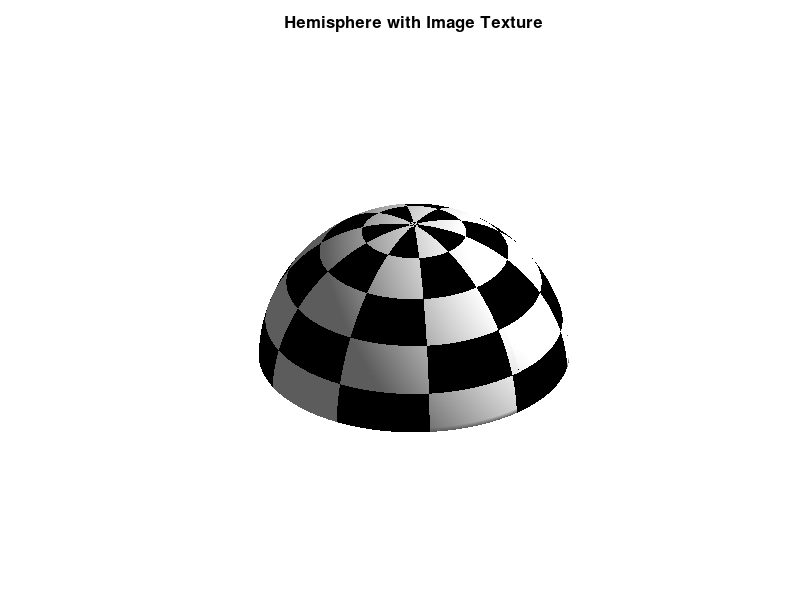

The MATLAB script that drew this image:
%% EF 105 MATLAB Plotting Example: Hemisphere with Image Texture
% This script creates a 3D hemisphere (upper half of a sphere) and maps an
% image texture onto it. If 'stars.jpg' is not found, a default MATLAB
% image ('peppers.png') is used automatically.

% Clean up workspace and environment
clear; close all; clc; format compact;

%% Parameters
radius  = 5;       % Radius of the sphere (R)
quality = 100;     % Mesh resolution (higher = smoother surface)

%% Generate sphere coordinates
[x, y, z] = sphere(quality);

% Scale to desired radius
x = radius * x;
y = radius * y;
z = radius * z;

% Keep only the upper hemisphere (z > 0) by setting lower part to NaN
z(z <= 0) = NaN;

%% Load image texture (with fallback to MATLAB default)
imageFile = 'stars.jpg';
if exist(imageFile, 'file') == 2
    img = imread(imageFile);
else
    % Fallback to a built-in MATLAB image (requires Image Processing Toolbox)
    defaultImage = 'peppers.png';
    if exist(defaultImage, 'file') == 2
        img = imread(defaultImage);
        fprintf('Note: "%s" not found. Using "%s" instead.\n', imageFile, defaultImage);
    else
        % Ultra-fallback: create a simple checkerboard texture
        warning('Neither "%s" nor "%s" found. Using checkerboard texture.', imageFile, defaultImage);
        [rows, cols] = size(x);
        checker = uint8(255 * (mod(floor((0:cols-1)/10) + floor((0:rows-1)'/10), 2) == 0));
        img = cat(3, checker, checker, checker);  % RGB checkerboard
    end
end

%% Create the mesh plot with texture mapping
figure('Name', 'Hemisphere with Image Texture', 'NumberTitle', 'off');
h = mesh(x, y, z);
set(h, 'CData', img, 'FaceColor', 'texturemap', 'EdgeColor', 'none');

%% Enhance visualization
axis equal;         % Preserve data aspect ratio
axis off;           % Remove axes for a clean look
view(45, 30);       % Azimuth 45°, elevation 30°
grid off;           % Disable grid

% Optional lighting for better depth perception (texturemap still works)
light('Position', [1, 1, 1], 'Style', 'infinite');
lighting gouraud;
material dull;

% Title
title('Hemisphere with Image Texture', 'FontSize', 12, 'FontWeight', 'bold');

drawnow;
